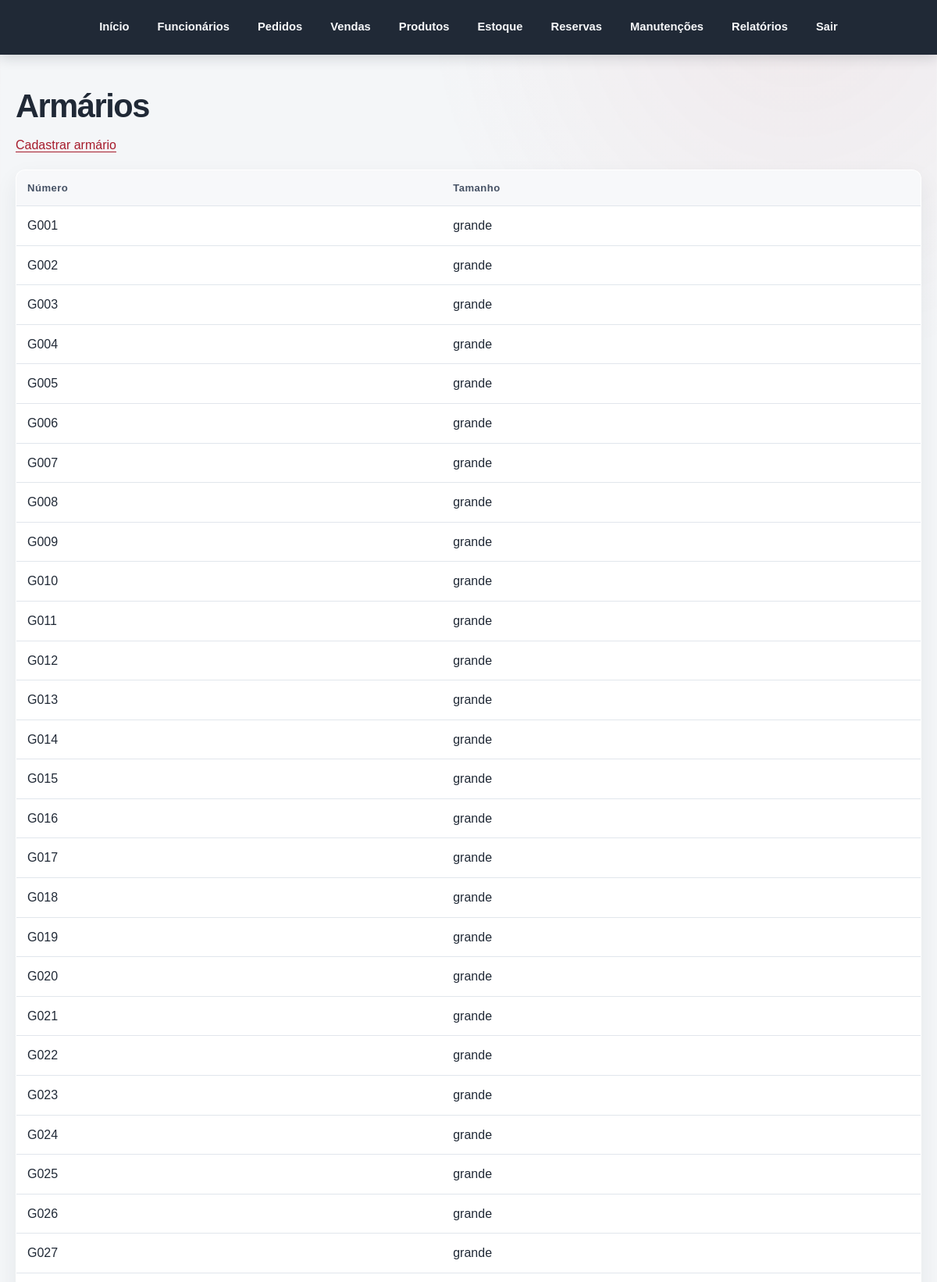
Screenshot of /pages/armarios/listar.php (signed in, upper part) with the database file from the repository.
### tables this page shows
CREATE TABLE `armario` (
  `id` int(11) UNSIGNED NOT NULL,
  `numero` varchar(10) NOT NULL,
  `tamanho` enum('grande','pequeno') NOT NULL
);

### includes/permissoes.php (called while the page is built, shortened)
<?php
$permissoesPorPerfil = [
    'administrador' => [
        'funcionarios.gerenciar',
        'pedidos.consultar',
        'pedidos.cadastrar',
        'pedidos.atualizar_status',
        'servicos.gerenciar',
        'vendas.consultar',
        'vendas.registrar',
        'produtos.consultar',
        'produtos.editar',
        'estoque.consultar',
        'estoque.gerenciar',
        'reservas.consultar',
        'reservas.gerenciar',
        'reservas.solicitar',
        'manutencoes.consultar',
        'manutencoes.registrar',
        'manutencoes.atualizar',
        'relatorios.consultar',
        'relatorios.gerar',
    ],
    'gerente' => [
        'pedidos.consultar',
        'vendas.consultar',
        'produtos.consultar',
        'produtos.editar',
        'estoque.consultar',
        'reservas.consultar',
        'manutencoes.consultar',
        'relatorios.consultar',
        'relatorios.gerar',
    ],
    'atendente' => [
        'pedidos.consultar',
        'pedidos.cadastrar',
        'vendas.registrar',
        'reservas.solicitar',
    ],
    'operador' => [
        'pedidos.consultar',
        'pedidos.atualizar_status',
        'manutencoes.consultar',
        'manutencoes.registrar',
        'manutencoes.atualizar',
    ],
];
function funcionarioPode(string $permissao): bool
{
    global $permissoesPorPerfil;
    $perfil = $_SESSION['funcionario_perfil'] ?? '';
    return in_array(
        $permissao,
        $permissoesPorPerfil[$perfil] ?? [],
        true
    );
}

### pages/armarios/listar.php (the view, shortened to what this page needs)
<?php
require_once __DIR__ . '/../../includes/permissoes.php';
require_once __DIR__ . '/../../config/conexao.php';
$sql = 'SELECT id, numero, tamanho
        FROM armario
        ORDER BY numero ASC';
$armarios = $pdo->query($sql)->fetchAll();
require_once __DIR__ . '/../../includes/header.php';
?>
<h1>Armários</h1>
<?php if (funcionarioPode('reservas.gerenciar')): ?>
    <p>
        <a href="cadastrar_armario.php">Cadastrar armário</a>
    </p>
<?php endif; ?>
<?php if (count($armarios) === 0): ?>
    <p>Nenhum armário cadastrado.</p>
<?php else: ?>
    <table>
        <thead>
            <tr>
                <th>Número</th>
                <th>Tamanho</th>
            </tr>
        </thead>
        <tbody>
            <?php foreach ($armarios as $armario): ?>
                <tr>
                    <td>
                        <?= htmlspecialchars(
                            $armario['numero'],
                            ENT_QUOTES,
                            'UTF-8'
                        ) ?>
                    </td>
                    <td>
                        <?= htmlspecialchars(
                            $armario['tamanho'],
                            ENT_QUOTES,
                            'UTF-8'
                        ) ?>
                    </td>
                </tr>
            <?php endforeach; ?>
        </tbody>
    </table>
<?php endif; ?>
<?php require_once __DIR__ . '/../../includes/footer.php'; ?>

### css/style.css (style rules this page uses)
:root { color-scheme: light; --cor-fundo: #f4f6f8; --cor-superficie: #ffffff; --cor-texto: #202936; --cor-texto-suave: #637083; --cor-borda: #e1e6ec; --cor-primaria: #a61b2b; --cor-primaria-escura: #821522; --cor-primaria-clara: #fff0f1; --cor-navegacao: #202936; --sombra-cartao: 0 12px 30px rgba(32, 41, 54, 0.07); }
* { box-sizing: border-box; }
html { min-height: 100%; background: var(--cor-fundo); }
body { min-height: 100vh; margin: 0; background: radial-gradient( circle at 85% 0, rgba(166, 27, 43, 0.06), transparent 30rem ), var(--cor-fundo); color: var(--cor-texto); font-family: Arial, Helvetica, sans-serif; line-height: 1.6; }
h1, h2, h3, p { margin-top: 0; }
h1 { margin-bottom: 14px; color: var(--cor-texto); font-size: clamp(1.8rem, 4vw, 2.6rem); line-height: 1.15; letter-spacing: -0.035em; }
a { color: var(--cor-primaria); text-underline-offset: 3px; }
table { width: 100%; margin: 18px 0 28px; border-collapse: collapse; border: 1px solid var(--cor-borda); border-radius: 12px; background: var(--cor-superficie); box-shadow: var(--sombra-cartao); overflow: hidden; }
th, td { padding: 12px 14px; border-bottom: 1px solid var(--cor-borda); text-align: left; vertical-align: top; }
th { background: #f7f8fa; color: #455164; font-size: 0.82rem; letter-spacing: 0.035em; }

### rows the page displays
armario: numero "G001", tamanho "grande"
armario: numero "G002", tamanho "grande"
armario: numero "G003", tamanho "grande"
armario: numero "G004", tamanho "grande"
armario: numero "G005", tamanho "grande"
armario: numero "G006", tamanho "grande"
armario: numero "G007", tamanho "grande"
armario: numero "G008", tamanho "grande"
armario: numero "G009", tamanho "grande"
armario: numero "G010", tamanho "grande"
armario: numero "G011", tamanho "grande"
armario: numero "G012", tamanho "grande"
armario: numero "G013", tamanho "grande"
armario: numero "G014", tamanho "grande"
armario: numero "G015", tamanho "grande"
armario: numero "G016", tamanho "grande"
armario: numero "G017", tamanho "grande"
armario: numero "G018", tamanho "grande"
armario: numero "G019", tamanho "grande"
armario: numero "G020", tamanho "grande"
armario: numero "G021", tamanho "grande"
armario: numero "G022", tamanho "grande"
armario: numero "G023", tamanho "grande"
armario: numero "G024", tamanho "grande"
armario: numero "G025", tamanho "grande"
armario: numero "G026", tamanho "grande"
armario: numero "G027", tamanho "grande"
